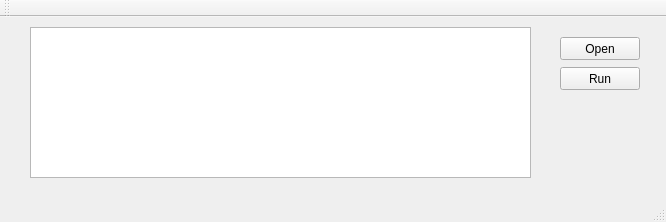
<?xml version="1.0" encoding="UTF-8"?>
<ui version="4.0">
 <class>MainWindow</class>
 <widget class="QMainWindow" name="MainWindow">
  <property name="geometry">
   <rect>
    <x>0</x>
    <y>0</y>
    <width>666</width>
    <height>222</height>
   </rect>
  </property>
  <property name="sizePolicy">
   <sizepolicy hsizetype="Expanding" vsizetype="Expanding">
    <horstretch>0</horstretch>
    <verstretch>0</verstretch>
   </sizepolicy>
  </property>
  <property name="minimumSize">
   <size>
    <width>666</width>
    <height>222</height>
   </size>
  </property>
  <property name="maximumSize">
   <size>
    <width>666</width>
    <height>222</height>
   </size>
  </property>
  <property name="windowTitle">
   <string>ParseUploaderPrepare</string>
  </property>
  <widget class="QWidget" name="centralWidget">
   <widget class="QPushButton" name="pushButton">
    <property name="geometry">
     <rect>
      <x>560</x>
      <y>20</y>
      <width>80</width>
      <height>23</height>
     </rect>
    </property>
    <property name="text">
     <string>Open</string>
    </property>
   </widget>
   <widget class="QTextEdit" name="textEdit">
    <property name="geometry">
     <rect>
      <x>30</x>
      <y>10</y>
      <width>501</width>
      <height>151</height>
     </rect>
    </property>
   </widget>
   <widget class="QPushButton" name="pushButton_2">
    <property name="geometry">
     <rect>
      <x>560</x>
      <y>50</y>
      <width>80</width>
      <height>23</height>
     </rect>
    </property>
    <property name="text">
     <string>Run</string>
    </property>
   </widget>
  </widget>
  <widget class="QMenuBar" name="menuBar">
   <property name="geometry">
    <rect>
     <x>0</x>
     <y>0</y>
     <width>666</width>
     <height>20</height>
    </rect>
   </property>
  </widget>
  <widget class="QToolBar" name="mainToolBar">
   <attribute name="toolBarArea">
    <enum>TopToolBarArea</enum>
   </attribute>
   <attribute name="toolBarBreak">
    <bool>false</bool>
   </attribute>
  </widget>
  <widget class="QStatusBar" name="statusBar"/>
 </widget>
 <layoutdefault spacing="6" margin="11"/>
 <resources/>
 <connections/>
</ui>
